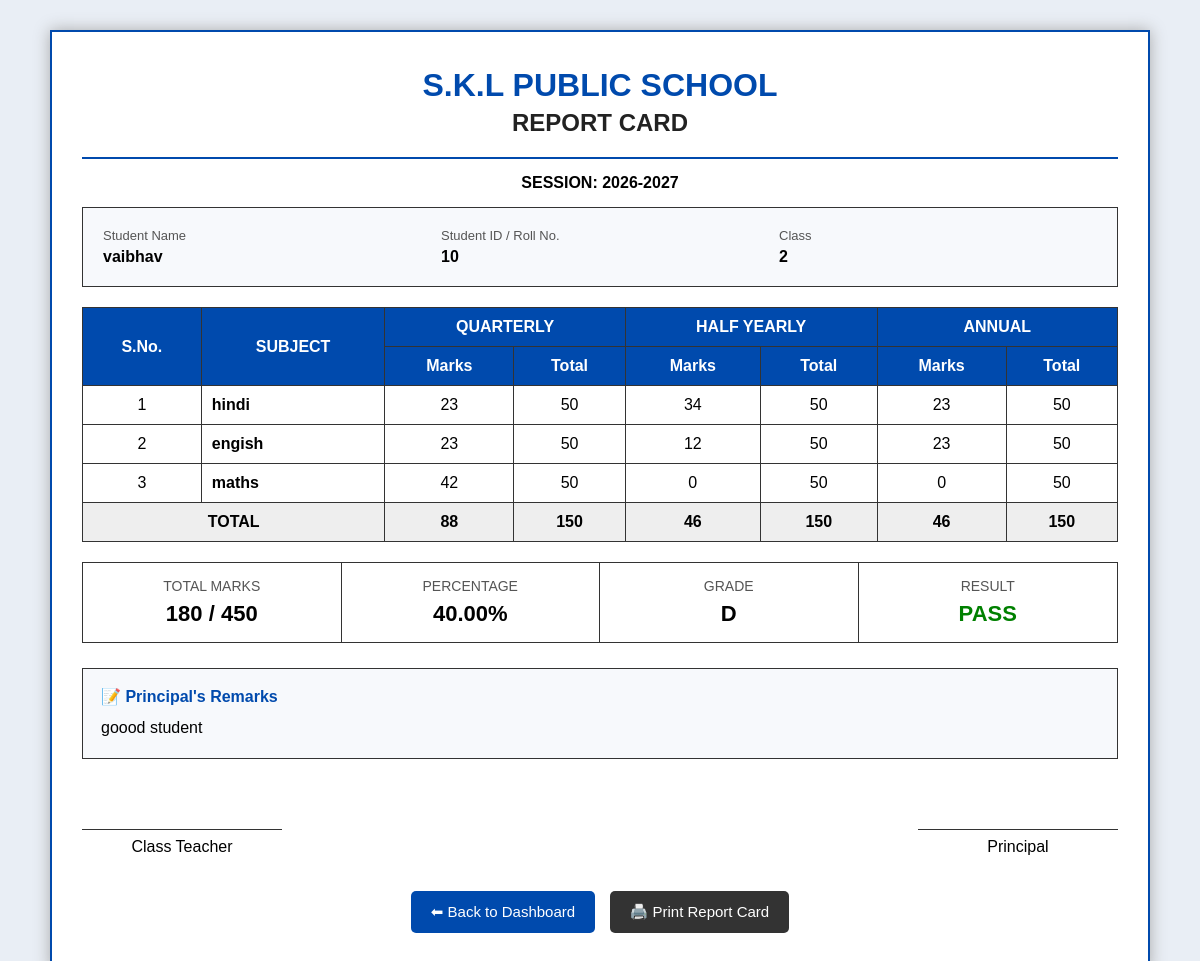
/student-result.php (signed in), run on the app's committed database.
### tables this page shows
CREATE TABLE `students` (
  `id` int(11) NOT NULL,
  `name` varchar(100) DEFAULT NULL,
  `father_name` varchar(100) DEFAULT NULL,
  `class` varchar(20) DEFAULT NULL,
  `mobile` varchar(15) DEFAULT NULL,
  `address` varchar(200) DEFAULT NULL,
  `dob` date DEFAULT NULL,
  `username` varchar(100) DEFAULT NULL,
  `password` varchar(100) DEFAULT NULL
);

CREATE TABLE `results` (
  `id` int(11) NOT NULL,
  `student_id` int(11) NOT NULL,
  `student_name` varchar(100) NOT NULL,
  `class` varchar(20) NOT NULL,
  `subject` varchar(100) NOT NULL,
  `teacher_name` varchar(100) NOT NULL,
  `marks` int(11) NOT NULL,
  `total_marks` int(11) NOT NULL DEFAULT '100',
  `grade` varchar(10) DEFAULT NULL,
  `result_date` date NOT NULL,
  `quarterly_marks` int(11) DEFAULT '0',
  `quarterly_total` int(11) DEFAULT '50',
  `half_yearly_marks` int(11) DEFAULT '0',
  `half_yearly_total` int(11) DEFAULT '50',
  `annual_marks` int(11) DEFAULT '0',
  `annual_total` int(11) DEFAULT '50',
  `approval_status` varchar(20) NOT NULL DEFAULT 'Pending',
  `principal_remarks` text
);

### student-result.php (the view, shortened to what this page needs)
<?php
include "connection.php";
$student_id = intval($_SESSION['student_id']);
$student_query = mysqli_query(
    $conn,
    "SELECT id, name, class
     FROM students
     WHERE id='$student_id'
     LIMIT 1"
);
$student = mysqli_fetch_assoc(
    $student_query
);
$result = mysqli_query(
    $conn,
    "SELECT *
     FROM results
     WHERE student_id='$student_id'
     AND approval_status='Approved'
     ORDER BY id ASC"
);
$total_quarterly = 0;
$total_half_yearly = 0;
$total_annual = 0;
$max_quarterly = 0;
$max_half_yearly = 0;
$max_annual = 0;
$rows = array();
while($row = mysqli_fetch_assoc($result))
{
    $rows[] = $row;
    $total_quarterly += intval(
        $row['quarterly_marks']
    );
    $total_half_yearly += intval(
        $row['half_yearly_marks']
    );
    $total_annual += intval(
        $row['annual_marks']
    );
    $max_quarterly += intval(
        $row['quarterly_total']
    );
    $max_half_yearly += intval(
        $row['half_yearly_total']
    );
    $max_annual += intval(
        $row['annual_total']
    );
}
$grand_total =
    $total_quarterly +
    $total_half_yearly +
    $total_annual;
$grand_max =
    $max_quarterly +
    $max_half_yearly +
    $max_annual;
if($grand_max > 0)
{
    $percentage =
        ($grand_total / $grand_max) * 100;
}
else
{
    $percentage = 0;
}
if($percentage >= 90)
{
    $grade = "A+";
}
elseif($percentage >= 80)
{
    $grade = "A";
}
elseif($percentage >= 70)
{
    $grade = "B+";
}
elseif($percentage >= 60)
{
    $grade = "B";
}
elseif($percentage >= 50)
{
    $grade = "C";
}
elseif($percentage >= 33)
{
    $grade = "D";
}
else
{
    $grade = "F";
}
if($percentage >= 33)
{
    $status = "PASS";
}
else
{
    $status = "FAIL";
}
$remarks = "Principal remark not added yet.";
$remark_query = mysqli_query(
    $conn,
    "SELECT principal_remarks
     FROM results
     WHERE student_id='$student_id'
     AND principal_remarks IS NOT NULL
     AND principal_remarks != ''
     LIMIT 1"
);
if($remark_query)
{
    $remark_data =
        mysqli_fetch_assoc(
            $remark_query
        );
    if(
        $remark_data &&
        !empty(
            $remark_data['principal_remarks']
        )
    )
    {
        $remarks =
            $remark_data['principal_remarks'];
    }
}
?>
<!DOCTYPE html>
<html>
<head>
</head>
<body>
<div class="report">
<div class="school">
<h1>
S.K.L Public School
</h1>
<h2>
REPORT CARD
</h2>
</div>
<div class="session">
SESSION: 2026-2027
</div>
<div class="details">
<div class="detail-box">
<div class="detail-title">
Student Name
</div>
<div class="detail-value">
<?php
echo htmlspecialchars(
    $student['name']
);
?>
</div>
</div>
<div class="detail-box">
<div class="detail-title">
Student ID / Roll No.
</div>
<div class="detail-value">
<?php
echo htmlspecialchars(
    $student['id']
);
?>
</div>
</div>
<div class="detail-box">
<div class="detail-title">
Class
</div>
<div class="detail-value">
<?php
echo htmlspecialchars(
    $student['class']
);
?>
</div>
</div>
</div>
<?php
if(count($rows) == 0)
{
?>
<div class="no-result">
<h2>
📭 Result Not Available
</h2>
<p>
Aapka result abhi Principal dwara approve nahi kiya gaya hai.
</p>
</div>
<?php
}
else
{
?>
<div class="table-container">
<table>
<tr>
<th rowspan="2">
S.No.
</th>
<th rowspan="2">
SUBJECT
</th>
<th colspan="2">
QUARTERLY
</th>
<th colspan="2">
HALF YEARLY
</th>
<th colspan="2">
ANNUAL
</th>
</tr>
<tr>
<th>
Marks
</th>
<th>
Total
</th>
<th>
Marks
</th>
<th>
Total
</th>
<th>
Marks
</th>
<th>
Total
</th>
</tr>
<?php
$serial = 1;
foreach($rows as $row)
{
?>
<tr>
<td>
<?php
echo $serial++;
?>
</td>
<td class="subject">
<?php
echo htmlspecialchars(
    $row['subject']
);
?>
</td>
<td>
<?php
echo intval(
    $row['quarterly_marks']
);
?>
</td>
<td>
<?php
echo intval(
    $row['quarterly_total']
);
?>
</td>
<td>
<?php
echo intval(
    $row['half_yearly_marks']
);
?>
</td>
<td>
<?php
echo intval(
    $row['half_yearly_total']
);
?>
</td>
<td>
<?php
echo intval(
    $row['annual_marks']
);
?>
</td>
<td>
<?php
echo intval(
    $row['annual_total']
);
?>
</td>
</tr>
<?php
}
?>
<tr class="total-row">
<td colspan="2">
TOTAL
</td>
<td>
<?php
echo $total_quarterly;
?>
</td>
<td>
<?php
echo $max_quarterly;
?>
</td>
<td>
<?php
echo $total_half_yearly;
?>
</td>
<td>
<?php
echo $max_half_yearly;
?>
</td>
<td>
<?php
echo $total_annual;
?>
</td>
<td>
<?php
echo $max_annual;
?>
</td>
</tr>
</table>
</div>
<div class="summary">
<div class="summary-box">
<div class="summary-title">
TOTAL MARKS
</div>
<span class="summary-value">
<?php
echo $grand_total .
" / " .
$grand_max;
?>
</span>
</div>
<div class="summary-box">
<div class="summary-title">
PERCENTAGE
</div>
<span class="summary-value">
<?php
echo number_format(
    $percentage,
    2
);
?>%
</span>
</div>
<div class="summary-box">
<div class="summary-title">
GRADE
</div>
<span class="summary-value">
<?php
echo $grade;
?>
</span>
</div>
<div class="summary-box">
<div class="summary-title">
RESULT
</div>
<span class="summary-value <?php
echo ($status == "PASS")
    ? "pass"
    : "fail";
?>">
<?php
echo $status;
?>
</span>
</div>
</div>
<div class="remarks">
<div class="remarks-title">
📝 Principal's Remarks
</div>
<div class="remarks-text">
<?php
echo nl2br(
    htmlspecialchars(
        $remarks
    )
);
?>
</div>
</div>
<div class="signatures">
<div class="signature">
Class Teacher
</div>
<div class="signature">
Principal
</div>
</div>
<?php
}
?>
<div class="buttons">
<a
class="back"
href="student-dashboard.php"
>
⬅ Back to Dashboard
</a>
<button
class="print"
onclick="window.print()"
>
🖨️ Print Report Card
</button>
</div>
</div>
</body>
</html>

### student-result.php (style rules this page uses)
* { box-sizing:border-box; }
body { margin:0; font-family:Arial,sans-serif; background:#e9eef5; }
.report { width:95%; max-width:1100px; margin:30px auto; background:white; padding:30px; border:2px solid #004aad; box-shadow:0 0 15px #aaa; }
.school { text-align:center; border-bottom:2px solid #004aad; padding-bottom:15px; margin-bottom:15px; }
.school h1 { margin:5px; color:#004aad; font-size:32px; text-transform:uppercase; }
.school h2 { margin:5px; color:#222; font-size:24px; }
.session { text-align:center; font-weight:bold; margin:15px; }
.details { display:grid; grid-template-columns: repeat(3,1fr); gap:10px; border:1px solid #333; padding:15px; margin-bottom:20px; background:#f7f9fc; }
.detail-box { padding:5px; }
.detail-title { font-size:13px; color:#555; margin-bottom:5px; }
.detail-value { font-size:16px; font-weight:bold; }
.table-container { overflow-x:auto; }
table { width:100%; border-collapse:collapse; min-width:750px; }
th, td { border:1px solid #333; padding:10px; text-align:center; }
th { background:#004aad; color:white; }
.subject { text-align:left; font-weight:bold; }
.total-row { font-weight:bold; background:#eeeeee; }
.summary { margin-top:20px; display:grid; grid-template-columns: repeat(4,1fr); border:1px solid #333; }
.summary-box { padding:15px; text-align:center; border-right:1px solid #333; }
.summary-box:last-child { border-right:none; }
.summary-title { font-size:14px; color:#555; }
.summary-value { display:block; font-size:22px; font-weight:bold; margin-top:7px; }
.pass { color:green; }
.remarks { margin-top:25px; border:1px solid #333; padding:18px; background:#f7f9fc; min-height:80px; }
.remarks-title { color:#004aad; font-weight:bold; margin-bottom:10px; }
.remarks-text { font-size:16px; line-height:1.5; }
.signatures { display:flex; justify-content:space-between; margin-top:70px; }
.signature { width:200px; text-align:center; border-top:1px solid #333; padding-top:8px; }
.buttons { text-align:center; margin-top:30px; }
.back, .print { display:inline-block; padding:12px 20px; margin:5px; border:none; border-radius:5px; color:white; text-decoration:none; cursor:pointer; font-size:15px; }
.back { background:#004aad; }
.print { background:#333; }

### data on the page
students: name "vaibhav", id "10", class "2"
results: subject "hindi", quarterly_marks "23", quarterly_total "50", half_yearly_marks "34", half_yearly_total "50", annual_marks "23", annual_total "50"
results: subject "engish", quarterly_marks "23", quarterly_total "50", half_yearly_marks "12", half_yearly_total "50", annual_marks "23", annual_total "50"
results: subject "maths", quarterly_marks "42", quarterly_total "50", half_yearly_marks "0", half_yearly_total "50", annual_marks "0", annual_total "50"

### other printed values
$total_quarterly "88"
$max_quarterly "150"
$total_half_yearly "46"
$max_half_yearly "150"
$total_annual "46"
$max_annual "150"
$grand_total "180"
$grand_max "450"
$percentage "40.00"
$grade "D"
$status "PASS"
$remarks "goood student"
